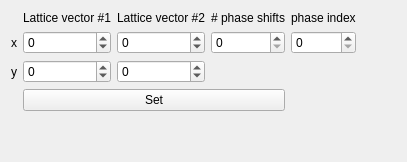
            <widget class="QWidget" name="tab_7">
             <attribute name="title">
              <string>SIM</string>
             </attribute>
             <layout class="QGridLayout" name="gridLayout_5">
              <item row="5" column="1">
               <spacer name="verticalSpacer_2">
                <property name="orientation">
                 <enum>Qt::Vertical</enum>
                </property>
                <property name="sizeHint" stdset="0">
                 <size>
                  <width>20</width>
                  <height>40</height>
                 </size>
                </property>
               </spacer>
              </item>
              <item row="4" column="1" colspan="3">
               <widget class="QPushButton" name="set_sim_pattern_pushButton">
                <property name="text">
                 <string>Set</string>
                </property>
               </widget>
              </item>
              <item row="2" column="1">
               <widget class="QSpinBox" name="lattice_vector1_x_spinBox">
                <property name="minimum">
                 <number>-10000</number>
                </property>
                <property name="maximum">
                 <number>10000</number>
                </property>
               </widget>
              </item>
              <item row="2" column="0">
               <widget class="QLabel" name="label_39">
                <property name="text">
                 <string>x</string>
                </property>
               </widget>
              </item>
              <item row="0" column="3">
               <widget class="QLabel" name="label_37">
                <property name="text">
                 <string># phase shifts</string>
                </property>
               </widget>
              </item>
              <item row="0" column="4">
               <widget class="QLabel" name="label_38">
                <property name="text">
                 <string>phase index</string>
                </property>
               </widget>
              </item>
              <item row="2" column="4">
               <widget class="QSpinBox" name="phase_index_spinBox"/>
              </item>
              <item row="0" column="2">
               <widget class="QLabel" name="label_36">
                <property name="text">
                 <string>Lattice vector #2</string>
                </property>
               </widget>
              </item>
              <item row="2" column="2">
               <widget class="QSpinBox" name="lattice_vector2_x_spinBox">
                <property name="minimum">
                 <number>-10000</number>
                </property>
                <property name="maximum">
                 <number>10000</number>
                </property>
               </widget>
              </item>
              <item row="3" column="0">
               <widget class="QLabel" name="label_40">
                <property name="text">
                 <string>y</string>
                </property>
               </widget>
              </item>
              <item row="3" column="1">
               <widget class="QSpinBox" name="lattice_vector1_y_spinBox">
                <property name="minimum">
                 <number>-10000</number>
                </property>
                <property name="maximum">
                 <number>10000</number>
                </property>
               </widget>
              </item>
              <item row="2" column="3">
               <widget class="QSpinBox" name="phase_shifts_spinBox"/>
              </item>
              <item row="3" column="2">
               <widget class="QSpinBox" name="lattice_vector2_y_spinBox">
                <property name="minimum">
                 <number>-1000</number>
                </property>
                <property name="maximum">
                 <number>1000</number>
                </property>
               </widget>
              </item>
              <item row="0" column="1">
               <widget class="QLabel" name="label_13">
                <property name="text">
                 <string>Lattice vector #1</string>
                </property>
               </widget>
              </item>
              <item row="2" column="5">
               <spacer name="horizontalSpacer_4">
                <property name="orientation">
                 <enum>Qt::Horizontal</enum>
                </property>
                <property name="sizeHint" stdset="0">
                 <size>
                  <width>40</width>
                  <height>20</height>
                 </size>
                </property>
               </spacer>
              </item>
             </layout>
            </widget>
